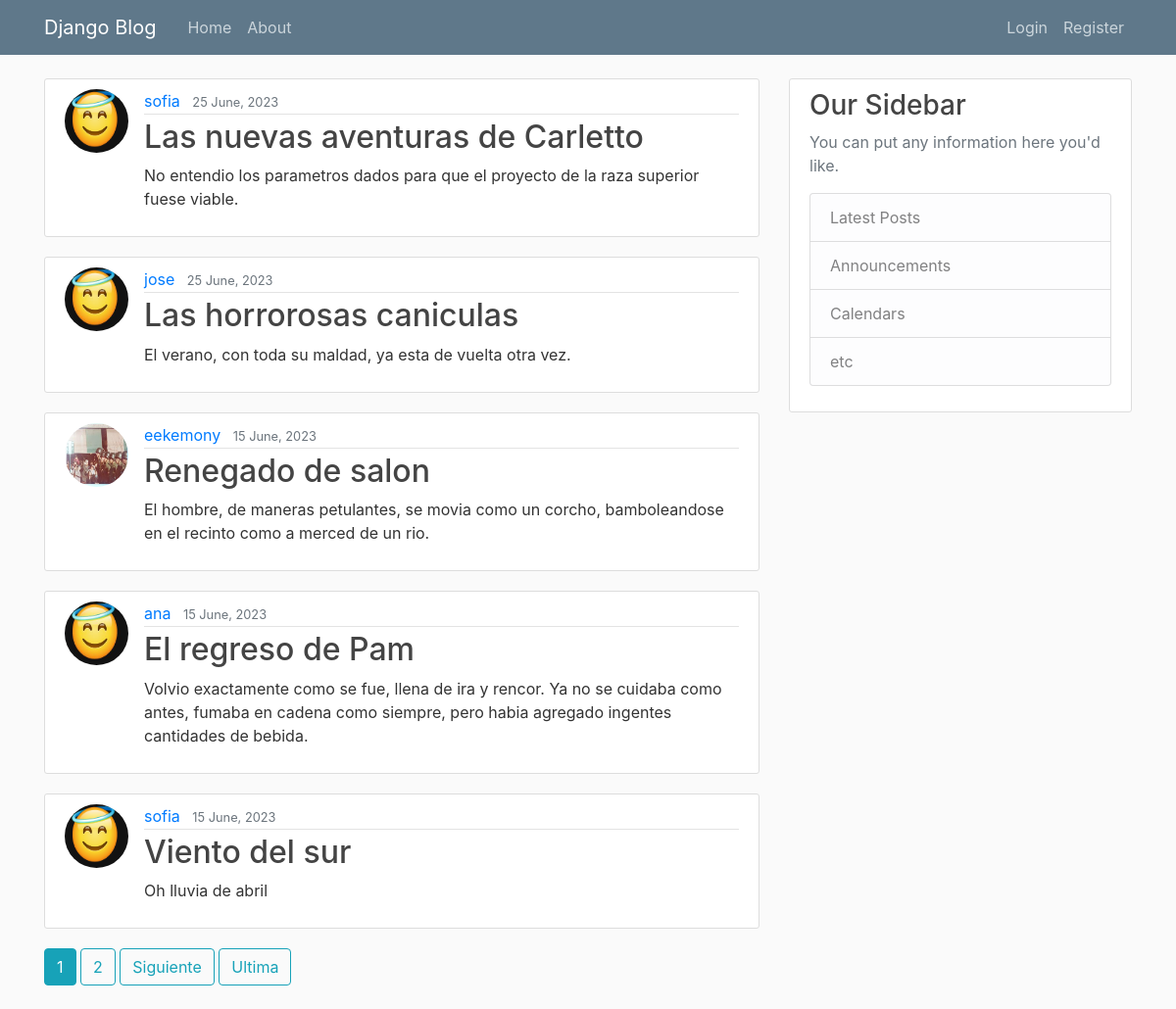
The app's page /, older data.
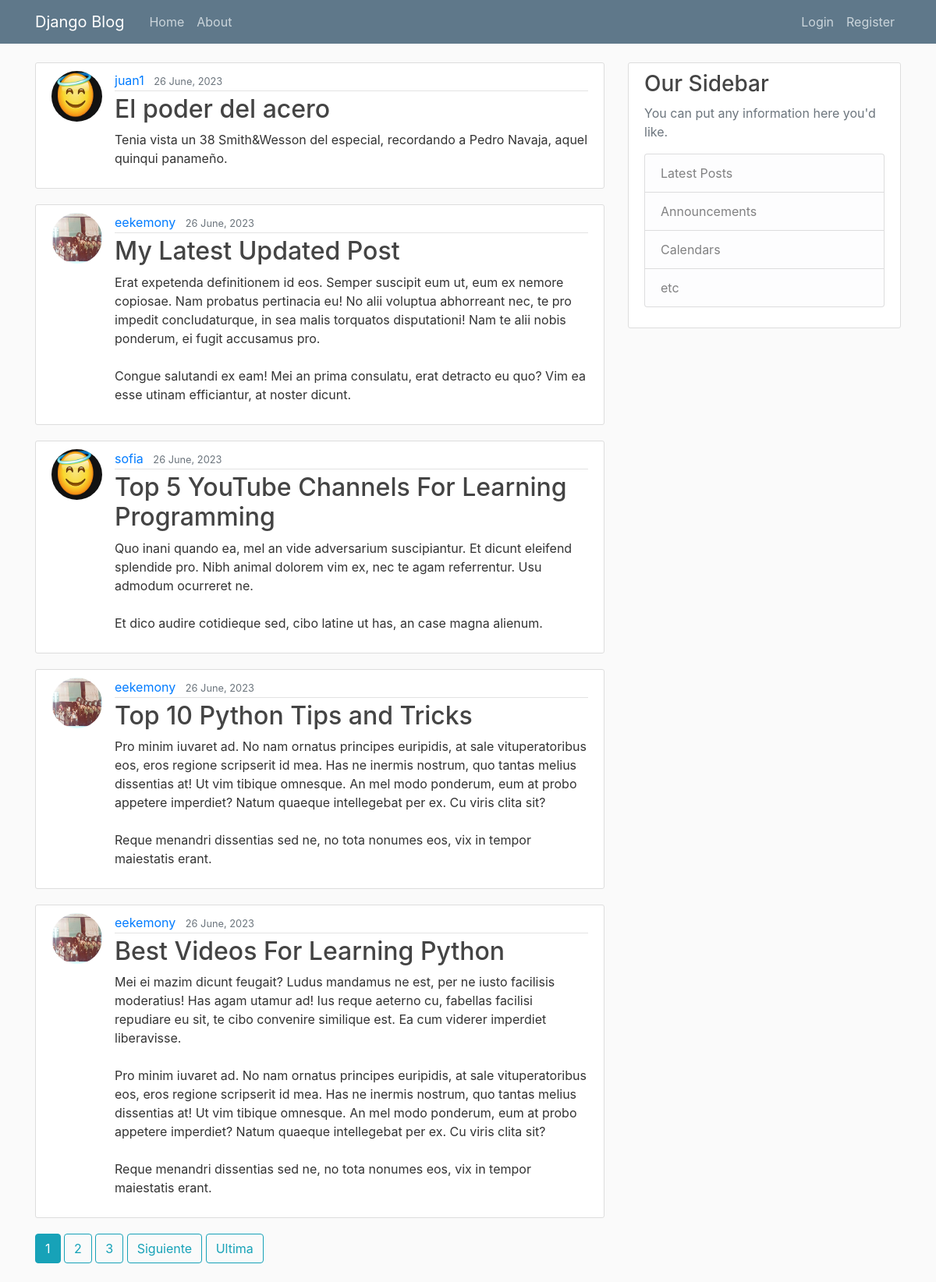
The same page, newer data.
### blog/models.py (models this page shows, shortened)
class Post(models.Model):
    title = models.CharField(max_length=100)
    content = models.TextField()
    date_posted = models.DateTimeField(default=timezone.now)
    author = models.ForeignKey(User, on_delete=models.CASCADE)

### users/models.py (models this page shows, shortened)
class Profile(models.Model):
    user = models.OneToOneField(User, on_delete=models.CASCADE)
    image = models.ImageField(default='default.jpg', upload_to='profile_pics') #name of directory where profile images will be saved.

### blog/views.py (the view)
# urls.py: path('', PostListView.as_view(), name='casa-blog'),
class PostListView(ListView):
    model = Post
    template_name = 'blog/home.html' #porque sino va por default a blog/post_list.html
    context_object_name = 'cosas' #porque sino por default las ListViews buscan loopear por object_list
    ordering = ['-date_posted'] #ordenar de fecha mas nueva a mas vieja (con el signo -).
    paginate_by = 5 #Paginator

### blog/templates/blog/home.html (shortened to what this page needs)
{% extends "blog/base.html" %}
{% block contenido%}
    {% for cosa in cosas %}
        <article class="media content-section">
            <img src="{{ cosa.author.profile.image.url }}" class="rounded-circle article-img">
            <div class="media-body">
                <div class="article-metadata">
                    <a class="mr-2" href="{% url 'post-autor' cosa.author.username %}">{{ cosa.author }}</a>
                    <small class="text-muted">{{ cosa.date_posted|date:"d F, Y"}}</small>
                </div>
                <h2><a class="article-title" href="{% url 'detalle-posteo' cosa.id %}">{{ cosa.title }}</a></h2>
                <p class="article-content">{{ cosa.content }}</p>
            </div>
        </article>
    {% endfor %}
    {% if is_paginated %}
        {% for i in page_obj.paginator.page_range %}
            {% if page_obj.number == i %}
                <a class="btn btn-info mb-4" href="?page={{ i }}"> {{ i }}</a>
            {% elif i > page_obj.number|add:"-3" and i < page_obj.number|add:"3" %}
                <a class="btn btn-outline-info mb-4" href="?page={{ i }}">{{ i }}</a>
            {% endif %}
        {% endfor %}
        {% if page_obj.has_next %}
            <a class="btn btn-outline-info mb-4" href="?page={{ page_obj.next_page_number }}">Siguiente</a>
            <a class="btn btn-outline-info mb-4" href="?page={{ page_obj.paginator.num_pages }}">Ultima</a>
        {% endif %}
    {% endif %}
{% endblock contenido %}

Row changes from the older to the newer data that the page shows:
no longer on this page (row unchanged): Post: author.profile.image (placeholder picture), author "sofia", date_posted "25 June, 2023", title "Las nuevas aventuras de Carletto", content "No entendio los parametros dados para que el proyecto de la raza superior fuese viable."
no longer on this page (row unchanged): Post: author.profile.image (placeholder picture), author "jose", date_posted "25 June, 2023", title "Las horrorosas caniculas", content "El verano, con toda su maldad, ya esta de vuelta otra vez."
no longer on this page (row unchanged): Post: author.profile.image (picture), author "eekemony", date_posted "15 June, 2023", title "Renegado de salon", content "El hombre, de maneras petulantes, se movia como un corcho, bamboleandose en el recinto como a merced de un rio."
no longer on this page (row unchanged): Post: author.profile.image (placeholder picture), author "ana", date_posted "15 June, 2023", title "El regreso de Pam", content "Volvio exactamente como se fue, llena de ira y rencor. Ya no se cuidaba como antes, fumaba en cadena como siempre, pero habia agregado ingentes cantidades de bebida."
no longer on this page (row unchanged): Post: author.profile.image (placeholder picture), author "sofia", date_posted "15 June, 2023", title "Viento del sur", content "Oh lluvia de abril"
added Post: author.profile.image (placeholder picture), author "juan1", date_posted "26 June, 2023", title "El poder del acero", content "Tenia vista un 38 Smith&Wesson del especial, recordando a Pedro Navaja, aquel quinqui panameño."
added Post: author.profile.image (picture), author "eekemony", date_posted "26 June, 2023", title "My Latest Updated Post", content "Erat expetenda definitionem id eos. Semper suscipit eum ut, eum ex nemore copiosae. Nam probatus pertinacia eu! No alii voluptua abhorreant nec, te pro impedit concludaturque, in sea malis torquatos disputationi! Nam te alii nobis ponderum, ei fugit accusamus pro. Congue salutandi ex eam! Mei an prima consulatu, erat detracto eu quo? Vim ea esse utinam efficiantur, at noster dicunt."
added Post: author.profile.image (placeholder picture), author "sofia", date_posted "26 June, 2023", title "Top 5 YouTube Channels For Learning Programming", content "Quo inani quando ea, mel an vide adversarium suscipiantur. Et dicunt eleifend splendide pro. Nibh animal dolorem vim ex, nec te agam referrentur. Usu admodum ocurreret ne. Et dico audire cotidieque sed, cibo latine ut has, an case magna alienum."
added Post: author.profile.image (picture), author "eekemony", date_posted "26 June, 2023", title "Top 10 Python Tips and Tricks", content "Pro minim iuvaret ad. No nam ornatus principes euripidis, at sale vituperatoribus eos, eros regione scripserit id mea. Has ne inermis nostrum, quo tantas melius dissentias at! Ut vim tibique omnesque. An mel modo ponderum, eum at probo appetere imperdiet? Natum quaeque intellegebat per ex. Cu viris clita sit? Reque menandri dissentias sed ne, no tota nonumes eos, vix in tempor maiestatis erant."
added Post: author.profile.image (picture), author "eekemony", date_posted "26 June, 2023", title "Best Videos For Learning Python", content "Mei ei mazim dicunt feugait? Ludus mandamus ne est, per ne iusto facilisis moderatius! Has agam utamur ad! Ius reque aeterno cu, fabellas facilisi repudiare eu sit, te cibo convenire similique est. Ea cum viderer imperdiet liberavisse. Pro minim iuvaret ad. No nam ornatus principes euripidis, at sale vituperatoribus eos, eros regione scripserit id mea. Has ne inermis nostrum, quo tantas melius dissentias at! Ut vim tibique omnesque. An mel modo ponderum, eum at probo appetere imperdiet? Natum quaeque intellegebat per ex. Cu viris clita sit? Reque menandri dissentias sed ne, no tota nonumes eos, vix in tempor maiestatis erant."
Text that changed along with them:
new list line: "3"
